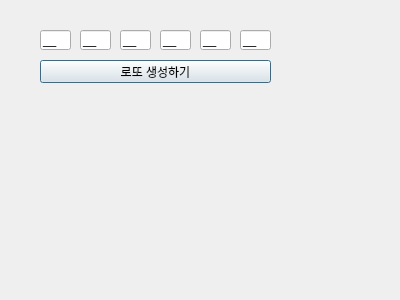
<?xml version="1.0" encoding="UTF-8"?>
<ui version="4.0">
 <class>Dialog</class>
 <widget class="QDialog" name="Dialog">
  <property name="geometry">
   <rect>
    <x>0</x>
    <y>0</y>
    <width>400</width>
    <height>300</height>
   </rect>
  </property>
  <property name="windowTitle">
   <string>Dialog</string>
  </property>
  <widget class="QLineEdit" name="le1">
   <property name="geometry">
    <rect>
     <x>40</x>
     <y>30</y>
     <width>31</width>
     <height>20</height>
    </rect>
   </property>
   <property name="text">
    <string>__</string>
   </property>
  </widget>
  <widget class="QLineEdit" name="le2">
   <property name="geometry">
    <rect>
     <x>80</x>
     <y>30</y>
     <width>31</width>
     <height>20</height>
    </rect>
   </property>
   <property name="text">
    <string>__</string>
   </property>
  </widget>
  <widget class="QLineEdit" name="le3">
   <property name="geometry">
    <rect>
     <x>120</x>
     <y>30</y>
     <width>31</width>
     <height>20</height>
    </rect>
   </property>
   <property name="text">
    <string>__</string>
   </property>
  </widget>
  <widget class="QLineEdit" name="le4">
   <property name="geometry">
    <rect>
     <x>160</x>
     <y>30</y>
     <width>31</width>
     <height>20</height>
    </rect>
   </property>
   <property name="text">
    <string>__</string>
   </property>
  </widget>
  <widget class="QLineEdit" name="le5">
   <property name="geometry">
    <rect>
     <x>200</x>
     <y>30</y>
     <width>31</width>
     <height>20</height>
    </rect>
   </property>
   <property name="text">
    <string>__</string>
   </property>
  </widget>
  <widget class="QLineEdit" name="le6">
   <property name="geometry">
    <rect>
     <x>240</x>
     <y>30</y>
     <width>31</width>
     <height>20</height>
    </rect>
   </property>
   <property name="text">
    <string>__</string>
   </property>
  </widget>
  <widget class="QPushButton" name="pb">
   <property name="geometry">
    <rect>
     <x>40</x>
     <y>60</y>
     <width>231</width>
     <height>23</height>
    </rect>
   </property>
   <property name="text">
    <string>로또 생성하기</string>
   </property>
  </widget>
 </widget>
 <resources/>
 <connections/>
</ui>
